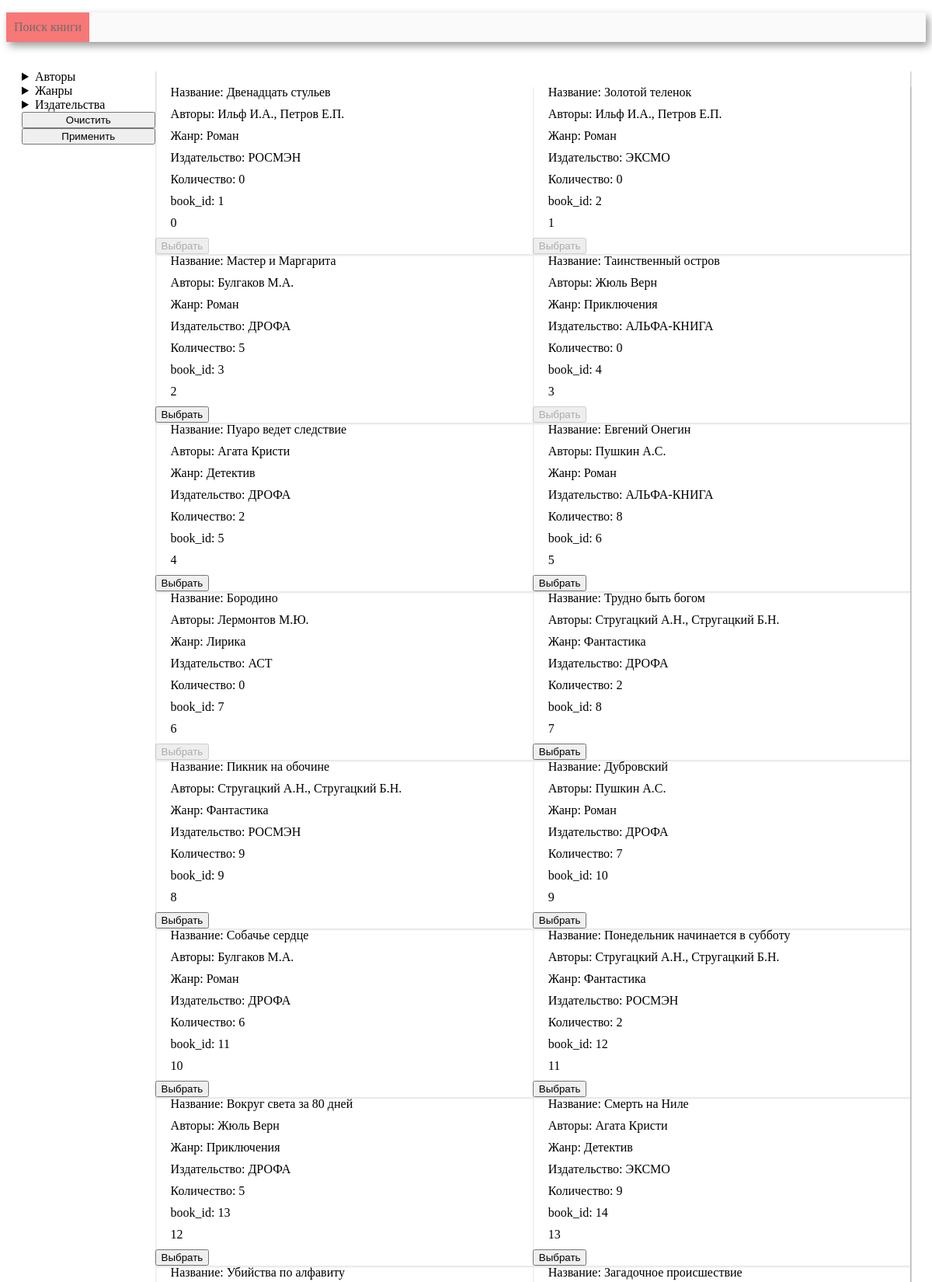
Screenshot of /search (upper part) with the database file from the repository.
### tables this page shows
CREATE TABLE book (
      book_id INTEGER PRIMARY KEY AUTOINCREMENT, 
	  title VARCHAR(80),
      genre_id int, 
      publisher_id INT,
      year_publication INT,
      available_numbers INT, 
      FOREIGN KEY (genre_id)  REFERENCES genre (genre_id) ON DELETE CASCADE,
      FOREIGN KEY (publisher_id)  REFERENCES publisher (publisher_id) ON DELETE CASCADE
);

CREATE TABLE genre (
       genre_id INTEGER PRIMARY KEY AUTOINCREMENT,
	   genre_name VARCHAR(30)
);

CREATE TABLE publisher (
       publisher_id INTEGER PRIMARY KEY AUTOINCREMENT,
	   publisher_name VARCHAR(40)
);

CREATE TABLE author (
       author_id INTEGER PRIMARY KEY AUTOINCREMENT,
	   author_name VARCHAR(30)
);

### controllers/search.py (the view, shortened to what this page needs)
@app.route('/search', methods=['GET', 'POST'])
def search():
    conn = get_db_connection()
    selected_authors = []
    selected_genres = []
    selected_publishers = []
    df_authors = get_author_count(conn)
    df_genres = get_genre_count(conn)
    df_publishers = get_publisher_count(conn)
    df_books = get_filtered_books(
            conn,
            get_all_authors(conn),
            get_all_genres(conn),
            get_all_publishers(conn)
        )
    html = render_template(
        'search.html',
        selected_authors=selected_authors,
        df_authors=df_authors,
        selected_genres=selected_genres,
        df_genres=df_genres,
        selected_publishers=selected_publishers,
        df_publishers=df_publishers,
        df_books=df_books
    )
    return html

### models/search_model.py (called while the page is built)
def get_author_count(conn):
    return pandas.read_sql(
        '''
            WITH cte (author_name, author_count) AS (
                SELECT
                    author_name,
                    COUNT(book_id)
                FROM
                    author
                    JOIN book_author USING (author_id)
                    JOIN book USING (book_id)
                GROUP BY
                    author_name
            )
            SELECT * FROM cte
        ''',
        conn
    )

def get_genre_count(conn):
    return pandas.read_sql(
        '''
            WITH cte (genre_name, genre_count) AS (
                SELECT
                    genre_name,
                    COUNT(book_id)
                FROM
                    genre
                    JOIN book USING (genre_id)
                GROUP BY
                    genre_name
            )
            SELECT * FROM cte
        ''',
        conn
    )

def get_publisher_count(conn):
    return pandas.read_sql(
        '''
            WITH cte (publisher_name, publisher_count) AS (
                SELECT
                    publisher_name,
                    COUNT(book_id)
                FROM
                    publisher
                    JOIN book USING (publisher_id)
                GROUP BY
                    publisher_name
            )
            SELECT * FROM cte
        ''',
        conn
    )

def get_all_authors(conn):
    cursor = conn.cursor()
    cursor.execute("SELECT author_name FROM author")
    authors = [row[0] for row in cursor.fetchall()]
    cursor.close()
    return authors

def get_all_genres(conn):
    cursor = conn.cursor()
    cursor.execute("SELECT genre_name FROM genre")
    genres = [row[0] for row in cursor.fetchall()]
    cursor.close()
    return genres

def get_all_publishers(conn):
    cursor = conn.cursor()
    cursor.execute("SELECT publisher_name FROM publisher")
    publishers = [row[0] for row in cursor.fetchall()]
    cursor.close()
    return publishers

### utils.py (called while the page is built)
def get_db_connection():
    return sqlite3.connect('library.sqlite')

### templates/search.html (shortened to what this page needs)
<!DOCTYPE HTML>
<html>
<head>
    <link rel="stylesheet" type="text/css" href="/static/css/style.css" />
    {% macro render_books(df_books) %}
        {% for i in range(df_books|length) %}
            <div class="flex column width50">
                <p>Название: {{df_books.loc[i, "title"]}}</p>
                <p>Авторы: {{df_books.loc[i, "authors"]}}</p>
                <p>Жанр: {{df_books.loc[i, "genre_name"]}}</p>
                <p>Издательство: {{df_books.loc[i, "publisher_name"]}}</p>
                <p>Количество: {{df_books.loc[i, "available_numbers"]}}</p>
                <p>book_id: {{df_books.loc[i, "book_id"]}}</p>
                <form action='{{url_for("index")}}' method ="get">
                    <p>{{i}}</p>
                    <input type="submit" value="Выбрать" {% if not df_books.loc[i, "available_numbers"] %} disabled="disabled" {% endif %}>
                </form>
            </div>
        {% endfor %}
    {% endmacro %}
</head>
<body>
    <div class=menu>
        <ul>
            <li class = active><a href={{ url_for("search")}}>Поиск книги</a></li>
        </ul>
    </div>
    <div class=block>
        <p>
            <form action='' method ="post">
                <div class="flex row">
                    <div class="flex column width15">
                        <div class="flex column">
                            <details><summary>Авторы</summary>{{ render_checkbox(df_authors, selected_authors, "authors") }}</details>
                            <details><summary>Жанры</summary>{{ render_checkbox(df_genres, selected_genres, "genres")}}</details>
                            <details><summary>Издательства</summary>{{ render_checkbox(df_publishers, selected_publishers, "publishers")}}</details>
                        </div>
                        <input type="submit" value="Очистить" name="reset" />
                        <input type="submit" value="Применить" name="confirm" />
                    </div>
                    <div class="flex column width85">
                        <div class="flex column">
                            <div class="block">
                            </div>
            </form>
                            <div class="flex row wrap">
                                {{ render_books(df_books) }}
                            </div>
                        </div>
</body>
</html>

### static/CSS/style.css (style rules this page uses)
.menu { background-color: #fafafa; box-shadow: 4px 5px 10px rgba(0, 0, 0, 0.4); width: 100%; }
.menu li { display: inline-block; vertical-align: top; padding: 10px; color: #6f6d6d; }
.menu a { text-decoration: none; color: #6f6d6d; }
.menu ul { padding: 0px; }
.active { background-color: #f87777; color: #f8f8f8; }
.block { padding: 10px 20px; }
.flex { display: flex; box-shadow: 1px 2px 2px rgba(0, 0, 0, 0.1); }
p { padding: 0px 10px 5px 10px; margin: 0px 10px 5px 10px; }
.row { flex-direction: row; }
.column { flex-direction: column; }
.width85 { width: 85%; }
.width15 { width: 15%; }
.width50 { width: 50%; }
.wrap { flex-wrap: wrap; }

### rows the page displays
book: title "Двенадцать стульев"
genre: genre_name "Роман" "Роман", genre_name "Роман"
publisher: publisher_name "РОСМЭН" "РОСМЭН" "РОСМЭН"
book: title "Золотой теленок", loc "Ильф И.А., Петров Е.П.", available_numbers "0", book_id "2", i "1"
publisher: publisher_name "ЭКСМО"
book: title "Мастер и Маргарита"
publisher: publisher_name "ДРОФА" "ДРОФА", publisher_name "ДРОФА"
author: author_name "Жюль Верн", loc "0", loc "4", author_id "3", loc "5", loc "13", i "12"
book: title "Таинственный остров"
genre: genre_name "Приключения"
publisher: publisher_name "АЛЬФА-КНИГА"
author: author_name "Агата Кристи", author_id "2", loc "5", i "4", loc "9", loc "14", i "13"
book: title "Пуаро ведет следствие"
genre: genre_name "Детектив"
author: author_name "Пушкин А.С.", loc "8", loc "6", i "5", loc "7", loc "10", i "9"
book: title "Евгений Онегин"
author: author_name "Лермонтов М.Ю.", loc "0", author_id "7", i "6"
book: title "Бородино"
genre: genre_name "Лирика"
publisher: publisher_name "АСТ"
book: title "Трудно быть богом"
genre: genre_name "Фантастика" "Фантастика" "Фантастика"
book: title "Пикник на обочине"
book: title "Дубровский"
author: author_name "Булгаков М.А.", author_id "6", loc "11", i "10"
book: title "Собачье сердце"
book: title "Понедельник начинается в субботу"
book: title "Вокруг света за 80 дней"
book: title "Смерть на Ниле"
book: title "Убийства по алфавиту"
book: title "Загадочное происшествие"

### other values shown
{{ df_books.loc[i, "authors"] }} "Ильф И.А., Петров Е.П." "Булгаков М.А." "Стругацкий А.Н., Стругацкий Б.Н." "Стругацкий А.Н., Стругацкий Б.Н." "Стругацкий А.Н., Стругацкий Б.Н."
{{ df_books.loc[i, "available_numbers"] }} "0" "5" "2" "9" "2"
{{ df_books.loc[i, "book_id"] }} "1" "3" "8" "9" "12"
{{ i }} "0" "2" "7" "8" "11"
